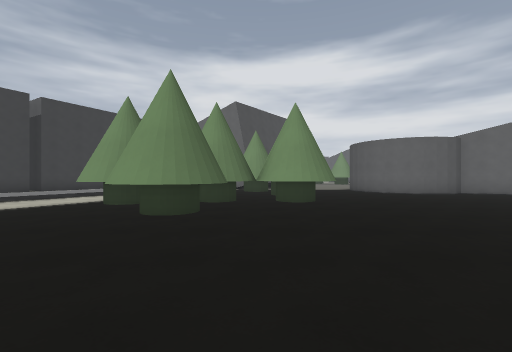
view 1 (above)

12 first-person views from a walk through a 3-D level made in the Godot game engine. The camera is 1.3 m above the floor, looks level and sees 90° across. The floor is counted in squares, 2 m on a side. Each view is taken from the middle of a square. On the plan, view 1 faces up. The plan holds only what a view shows up to about 9 squares ahead; the rest is blank. The place goes on beyond the plan.

view 2
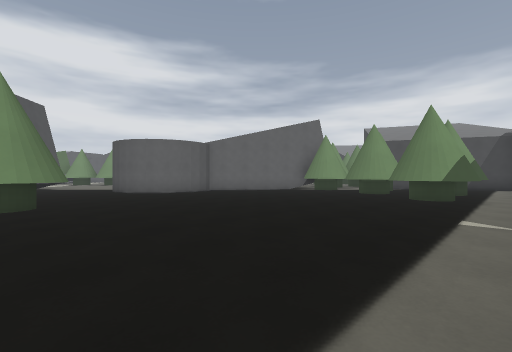

view 3
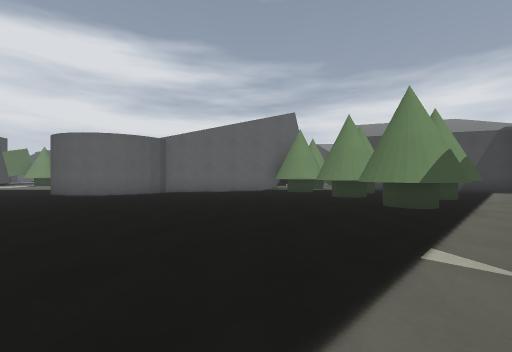

view 4
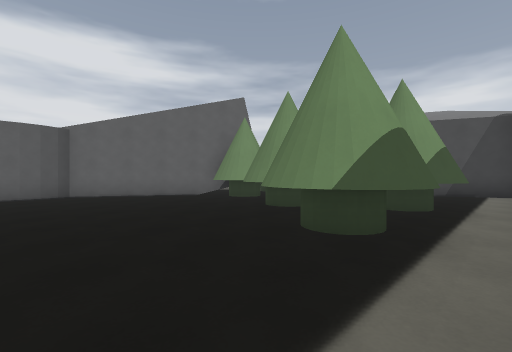

view 5
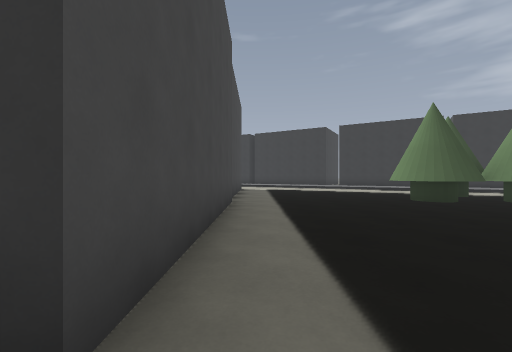

view 6
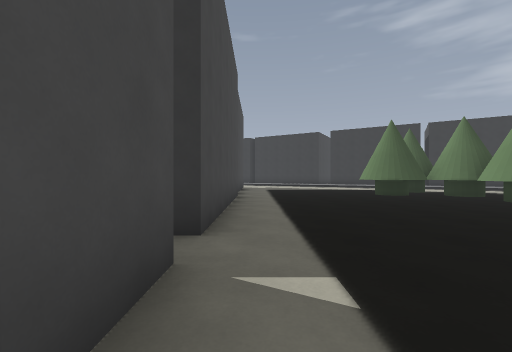

view 7
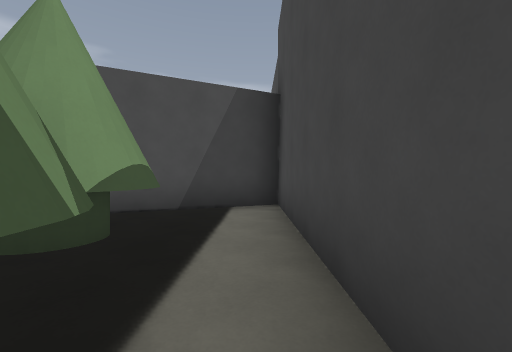

view 8
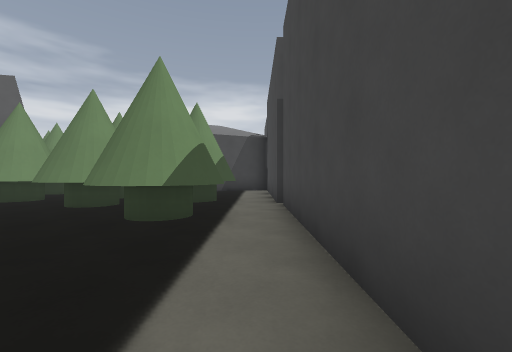

view 9
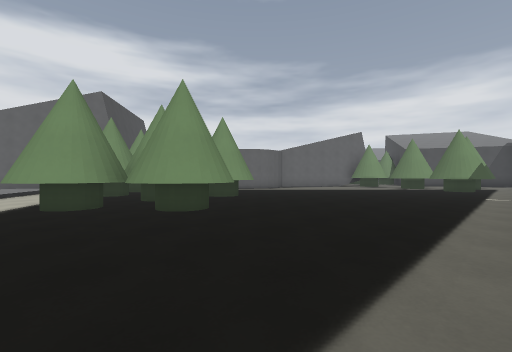

view 10
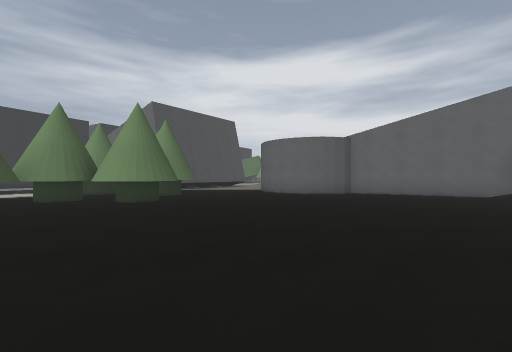

view 11
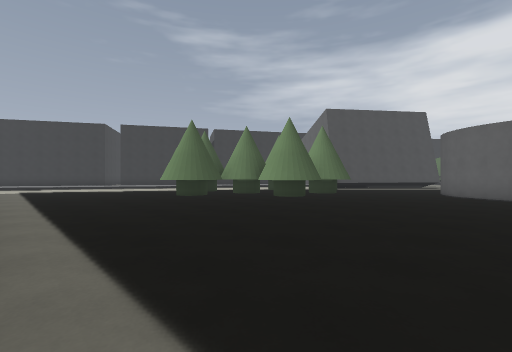

view 12
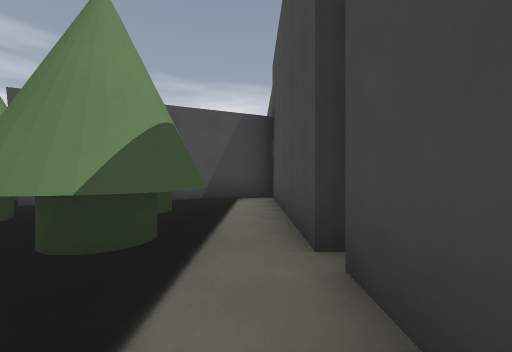

### Floor plan
Key: @ floor where view 1 was taken; # wall or solid block; . floor.
Columns run from 4 left of view 1 to 17 right of it. Each row starts with its distance up from view 1.
 11       ..#
 10       ..##
  9      ##..#####
  8      ##......###
  7      ##........#
  6   #####........#
  5 ####...........#
  4  .##..........##
  3  .............##
  2  ...........#### ####
  1 ............#######.##
  0 ....@................#
 -1 ###############.######

Positions as (right, up) in squares from view 1, and headings:
1: (0, 0), facing up
2: (1, 0), facing up-right
3: (3, 0), facing up-right
4: (6, 0), facing up-right
5: (5, 0), facing left
6: (7, 0), facing left
7: (11, 0), facing right
8: (5, 0), facing right
9: (-4, 0), facing up-right
10: (4, 0), facing up
11: (6, 0), facing up-left
12: (9, 0), facing right
